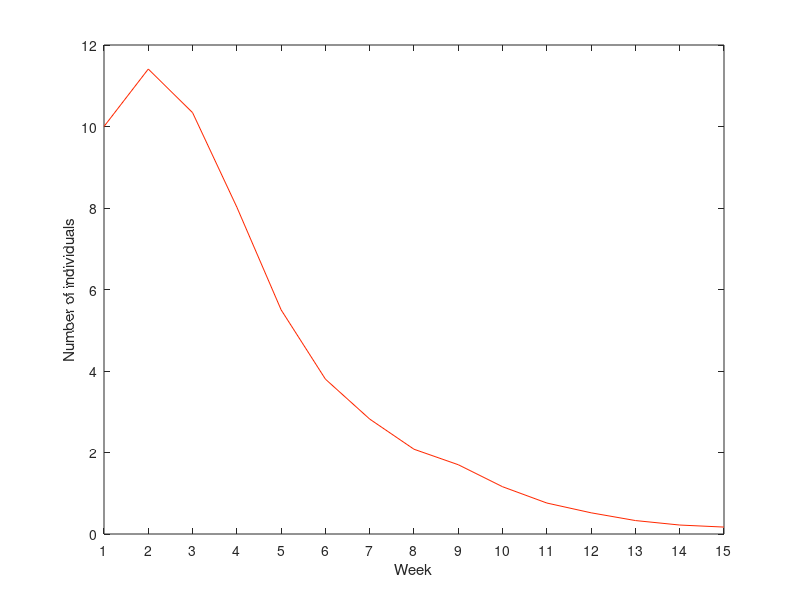
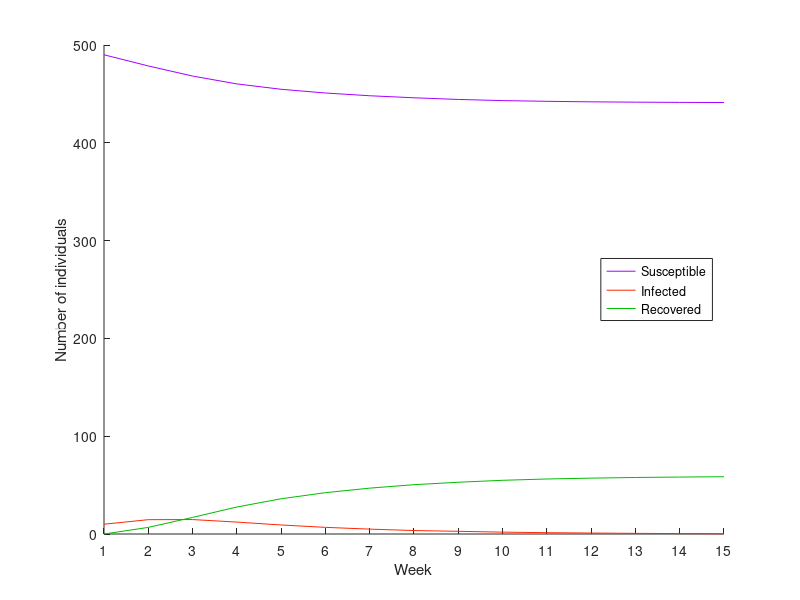

Here is the MATLAB script that generated these plots, in order:
clearvars
close all

% Generate k-regular graph with n=500, k=4
n = 500;
W = zeros(n);
W = W + diag(ones(n-1,1),1); % add ones on the +1 off-diagonal
W = W + diag(ones(n-1,1),-1); % add ones on the -1 off-diagonal
W = W + diag(ones(n-2,1),2); % add ones on the +2 off-diagonal
W = W + diag(ones(n-2,1),-2); % add ones on the -2 off-diagonal
W = W + diag(ones(1,1),n-1); % add ones on the +n-1 off-diagonal
W = W + diag(ones(1,1),1-n); % add ones on the -n+1 off-diagonal
W = W + diag(ones(2,1),n-2); % add ones on the +n-2 off-diagonal
W = W + diag(ones(2,1),2-n); % add ones on the -n+2 off-diagonal
W = sparse(W); % transform it into a sparse matrix

% Define states Susceptible, Infected, Recovered
S = 0;
I = 1;
R = 2;

% Define infection and recovery probabilities
beta = 0.3;
rho = 0.7;

% Number of epidemics to simulate, and how many weeks each
n_iter = 100;
n_epi = 15;

% Variables for mean values
m_susc = zeros(1,n_epi);
m_infc = zeros(1,n_epi);
m_rec = zeros(1,n_epi);
% Simulate 100 epidemics
for k = 1:n_iter
    
    % Select patient zero's. This is done by randomly selecting 10
    % individuals
    pz = randperm(n,10);
    
    % Initialize epidemic (pz's have state I, others S)
    X = zeros(n,n_epi);
    X(pz,1) = I;
    
    % Simulate 15 week epidemic
    for t = 1:n_epi-1
        
        % Carry over from previous timestep
        X(:,t+1) = X(:,t);
        
        % Logical matrices for susceptible and infected individuals
        % (previous timestep)
        susc = X(:,t) == S;
        infc = X(:,t) == I;
        
        % Number of infected neighbors for all individuals
        infc_neigh = sum(W(:,infc),2);
        
        % Probability of infection for all individuals
        prob = 1-(1-beta).^infc_neigh;
        
        % If a random number if smaller than the infection probability for
        % a susceptible individual, change its state from S to I
        change = rand(n,1) < prob;
        X(change & susc,t+1) = I;
        
        % If a random number is smaller than the recovery probability for
        % an infected individual, change its state from I to R. Individuals
        % infected in this timestep are not considered
        change = rand(n,1) < rho;
        X(change & infc,t+1) = R;
    end
    
    % Add to the mean values (which are still just total values)
    m_susc = m_susc + sum(X==S,1);
    m_infc = m_infc + sum(X==I,1);
    m_rec = m_rec + sum(X==R,1);
end

% Calculate mean values by dividing by the number of simulations
m_susc = m_susc./n_iter;
m_infc = m_infc./n_iter;
m_rec = m_rec./n_iter;

% Line color definition
c_S = [167,0,255]./255;
c_I = [255,39,0]./255;
c_R = [0,189,0]./255;

% Plot avg number of newly infected each week
figure
plot(1:n_epi,[10 -diff(m_susc)],'Color',c_I)
xlabel('Week')
ylabel('Number of individuals')
xlim([1 n_epi])
xticks(1:n_epi)

% Plot avg total number of susceptible, infected and recovered each week
figure
hold on
plot(1:n_epi,m_susc,'Color',c_S)
plot(1:n_epi,m_infc,'Color',c_I)
plot(1:n_epi,m_rec,'Color',c_R)
legend('Susceptible','Infected','Recovered','Location','East')
xlabel('Week')
ylabel('Number of individuals')
xlim([1 n_epi])
xticks(1:n_epi)





